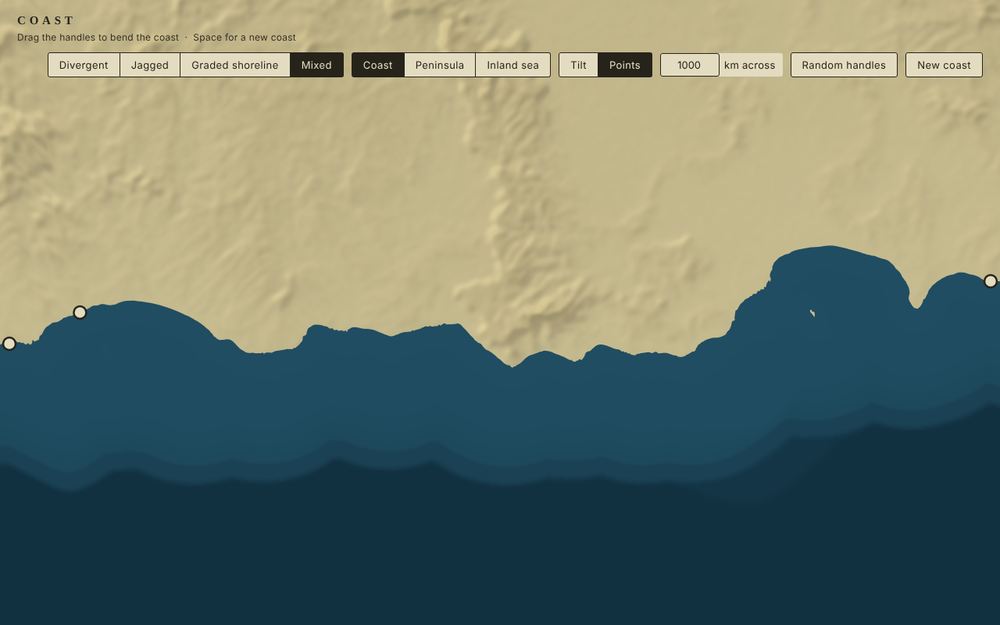
#> input picture shots/r1/r1_1000km_seed11_points-edgeL_before.png, 1000 x 625 px, shrunk from 1280 x 800 before the run
$ python measure.py ../shots/r1/r1_1000km_seed11_points-edgeL_before.png
#> lines starting #> are read from the running program, lines starting #| are printed output that depends on the picture; after the words box and inside, x2 and y2 are one past the last pixel; in counts of white or black regions, pixels touching at a corner belong together
"""Measure a rendered coast screenshot (pixels only).

For each image: enclosed water bodies (lagoons/lakes: water not connected to
the open sea), islands (land not connected to the mainland), and a per-stretch
roughness string along the coast: for each 64 px window, the length of the
mainland's shore (edge pixels) against that of the same shore smoothed by a
Gaussian of 24 px.  ~1.0-1.15 smooth (S), 1.15-1.45 partly (p), >1.45 rugged (R).
usage: python3 tools/measure.py <png> [...]
"""
import sys
import numpy as np
from PIL import Image
from scipy import ndimage as ndi

HEADER = 106


def masks(path):
    a = np.asarray(Image.open(path).convert('RGB')).astype(int)
    r = a[..., 0]
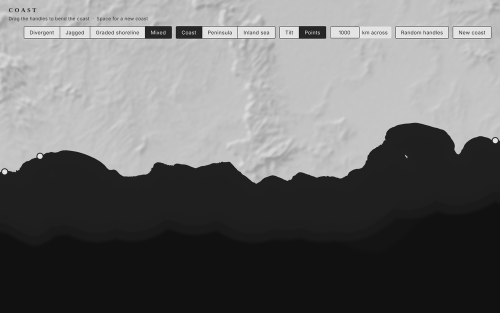
#> r: shape (625, 1000) int64 (shown at 1/2 size); min 10, max 255, mean 109
    land = r > 110
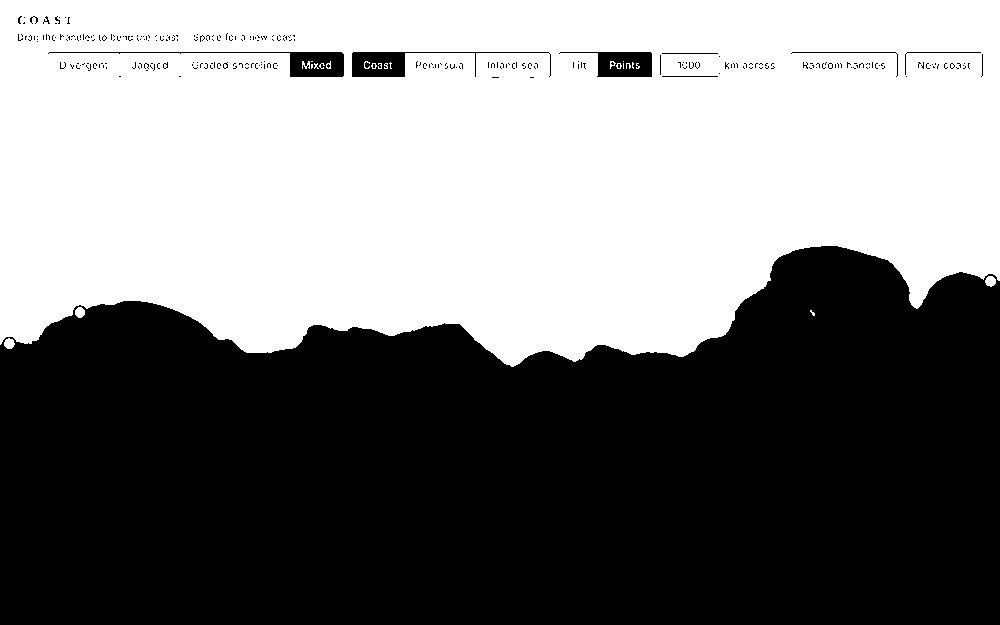
#> land: shape (625, 1000) bool; 50% white; 281 black regions (269 under 20 px), largest, box (x1, y1, x2, y2) and area: (0, 246, 1000, 625) 306427, (48, 52, 344, 77) 1479, (352, 52, 551, 77) 1424
    land[:HEADER] = True
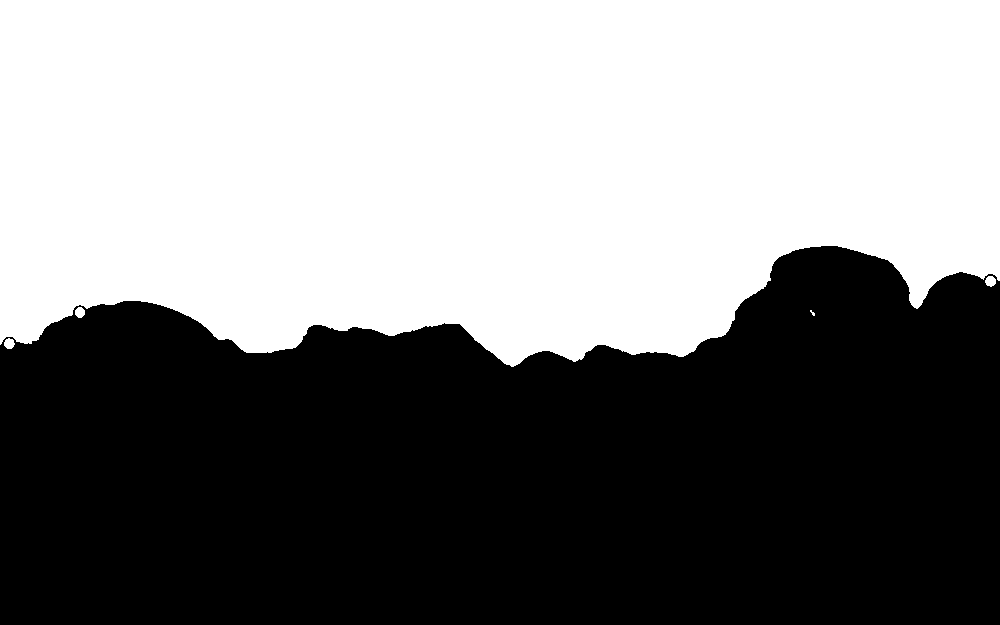
#> land: shape (625, 1000) bool; 51% white; 1 black region, box (x1, y1, x2, y2) and area: (0, 246, 1000, 625) 306427
    lab, n = ndi.label(~land)
#> n = 1
    bottom = set(np.unique(lab[-1])) - {0}
#> bottom = 1 item
    sea = np.isin(lab, list(bottom))
    enclosed = (~land) & ~sea
#> enclosed: shape (625, 1000) bool; every value is 0
    elab, en = ndi.label(enclosed)
#> elab: shape (625, 1000) int32; every value is 0
#> en = 0
    esz = ndi.sum(enclosed, elab, range(1, en + 1)) if en else []
#> esz = []
    llab, ln = ndi.label(land, structure=np.ones((3, 3)))
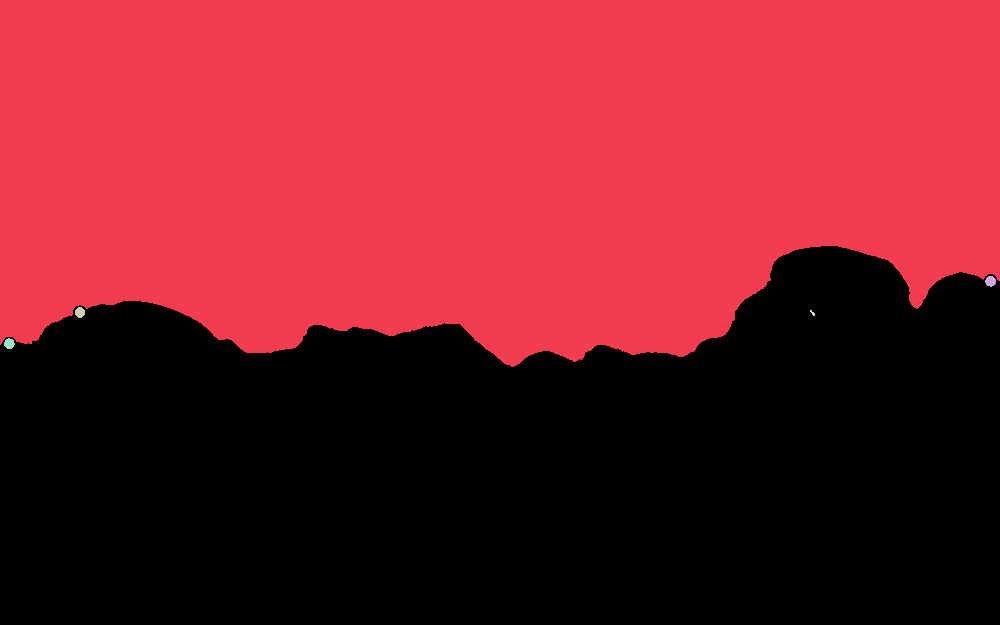
#> llab: shape (625, 1000) int32; 6 distinct labels, from 0 to 5; one colour per label, 0 black
#> ln = 5
    main = llab == llab[0, 0]
#> main: shape (625, 1000) bool; 50.9% white; 1 black region, box (x1, y1, x2, y2) and area: (0, 246, 1000, 625) 306710
    isl = land & ~main
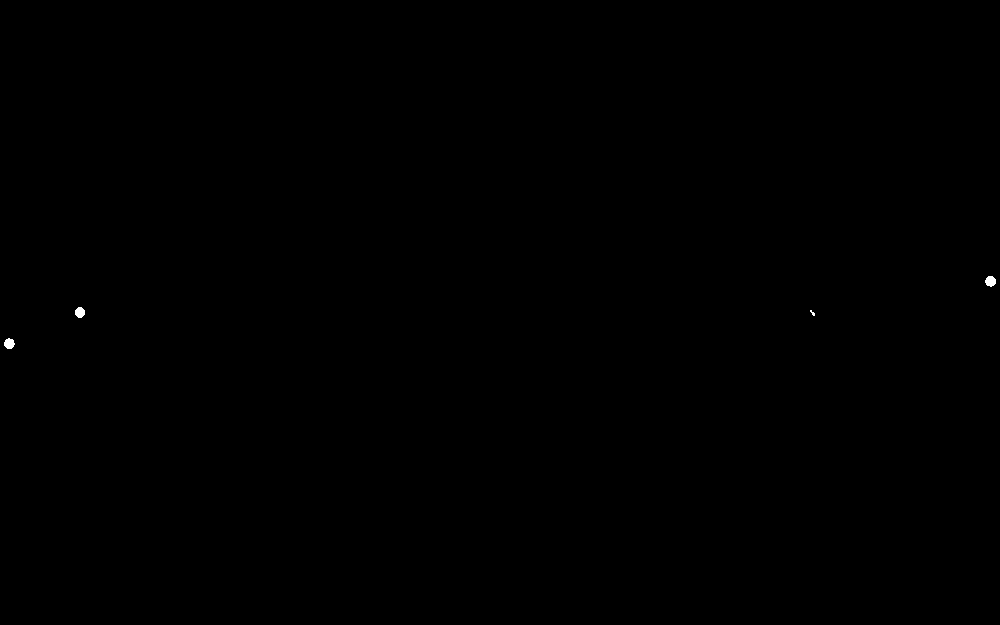
#> isl: shape (625, 1000) bool; 0.05% white; 4 white regions (1 under 20 px), largest, box (x1, y1, x2, y2) and area: (985, 276, 996, 287) 92, (4, 338, 15, 349) 90, (75, 307, 85, 318) 86
    ilab, inn = ndi.label(isl, structure=np.ones((3, 3)))
#> ilab: shape (625, 1000) int32; 5 distinct labels, from 0 to 4
#> inn = 4
    isz = ndi.sum(isl, ilab, range(1, inn + 1)) if inn else []
#> isz = [92, 86, 15, 90]
    return main, sea, [int(s) for s in esz if s >= 6], [int(s) for s in isz if s >= 6]


def edge_count(main):
    m = main
    e = np.zeros_like(m)
    e[:-1] |= m[:-1] != m[1:]
    e[:, :-1] |= m[:, :-1] != m[:, 1:]
    return e


def rough(main, win=64):
    e = edge_count(main)
    sm = ndi.gaussian_filter(main.astype(float), 24) > 0.5
    es = edge_count(sm)
    W = main.shape[1]
    out = []
    for x in range(0, W - win + 1, win):
        a = e[:, x:x + win].sum()
        b = max(1, es[:, x:x + win].sum())
        out.append(a / b)
    return out


def code(v):
    return 'S' if v < 1.15 else ('p' if v < 1.45 else 'R')


if __name__ == '__main__':
    for p in sys.argv[1:]:
        main, sea, lak, isl = masks(p)
#> lak = []; isl = [92, 86, 15, 90]
        rr = rough(main)
#> in edge_count (call 2), `e[:-1] |= m[:-1] != m[1:]`:
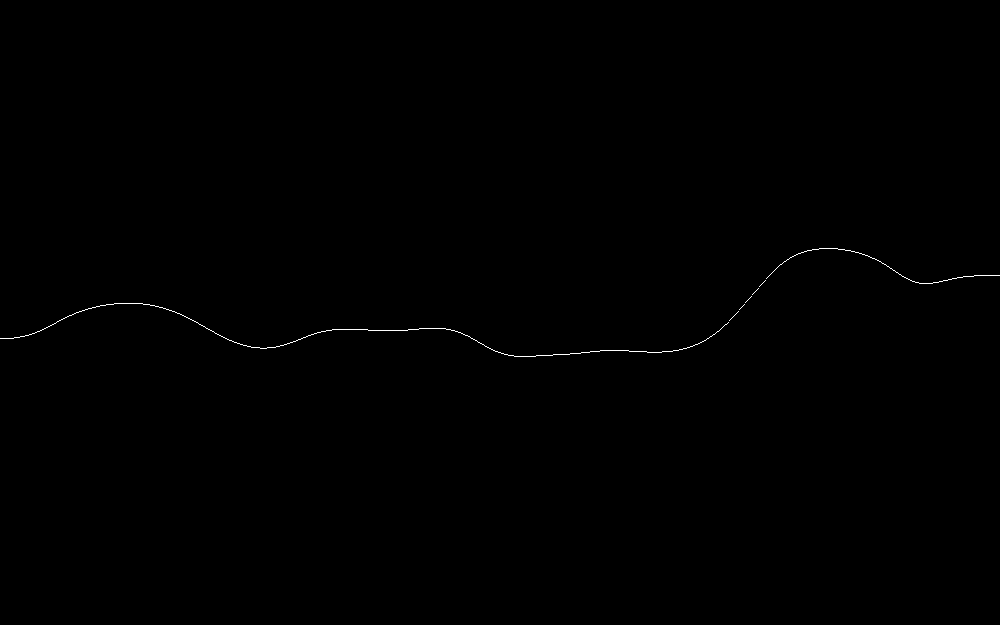
#> e: shape (625, 1000) bool; 0.16% white in thin lines or dots, all inside (x1, y1, x2, y2) = (0, 248, 1000, 357)
#> the loop in rough, `for x in range(0, W - win + 1, win):` made 15 passes
#> (a, b) on passes 1 to 8: (82, 64), (74, 64), (82, 81), (99, 91), (73, 65), (79, 65), (70, 65), (107, 90)
#> after the loop in rough, `for x in range(0, W - win + 1, win):`: out = [1.28, 1.16, 1.01, 1.09, 1.12, 1.22, 1.08, 1.19, 1.15, 1.22, 1.11, 1.21, 1.25, 0.989, 1.51]
#> rr has the same summary as out in rough
        s = ''.join(code(v) for v in rr)
        frac = {k: s.count(k) / len(s) for k in 'SpR'}
#> frac = {'S': 0.4, 'p': 0.533, 'R': 0.0667}
        print(f"{p.split('/')[-1]:60s} rough={s} S{frac['S']:.2f} p{frac['p']:.2f} R{frac['R']:.2f} "
              f"mean={np.mean(rr):.2f} islands={len(isl)} enclosedWater={len(lak)}{(' sizes=' + str(sorted(lak)[-5:])) if lak else ''}")
#| r1_1000km_seed11_points-edgeL_before.png                     rough=ppSSSpSpppSppSR S0.40 p0.53 R0.07 mean=1.17 islands=4 enclosedWater=0

$ run again, on shots/r1/r1_500km_seed11_points-edgeL_before.png
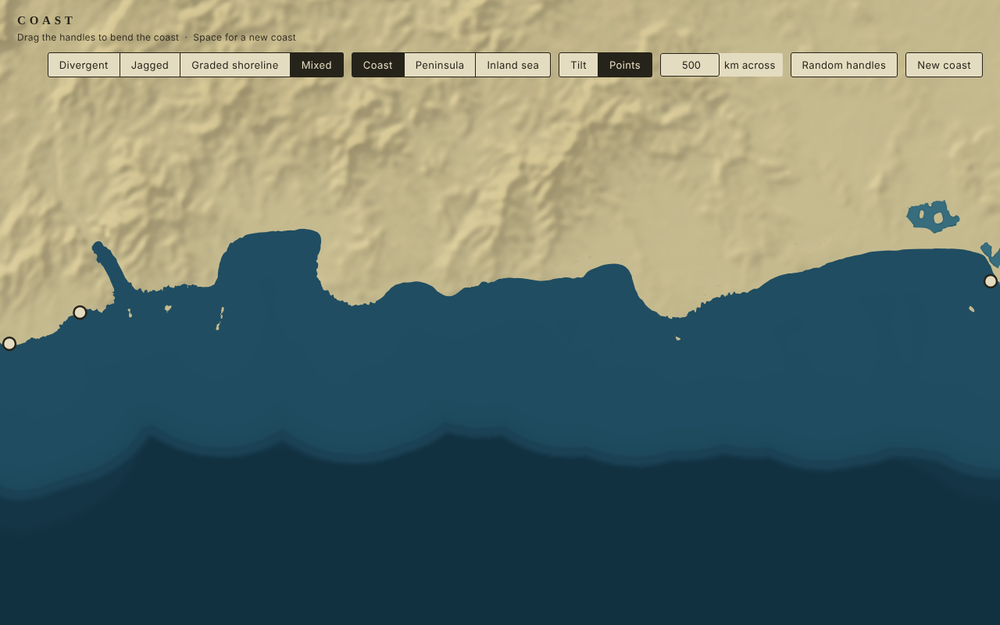
#> input picture shots/r1/r1_500km_seed11_points-edgeL_before.png, 1000 x 625 px, shrunk from 1280 x 800 before the run
#> in masks, `land[:HEADER] = True`:
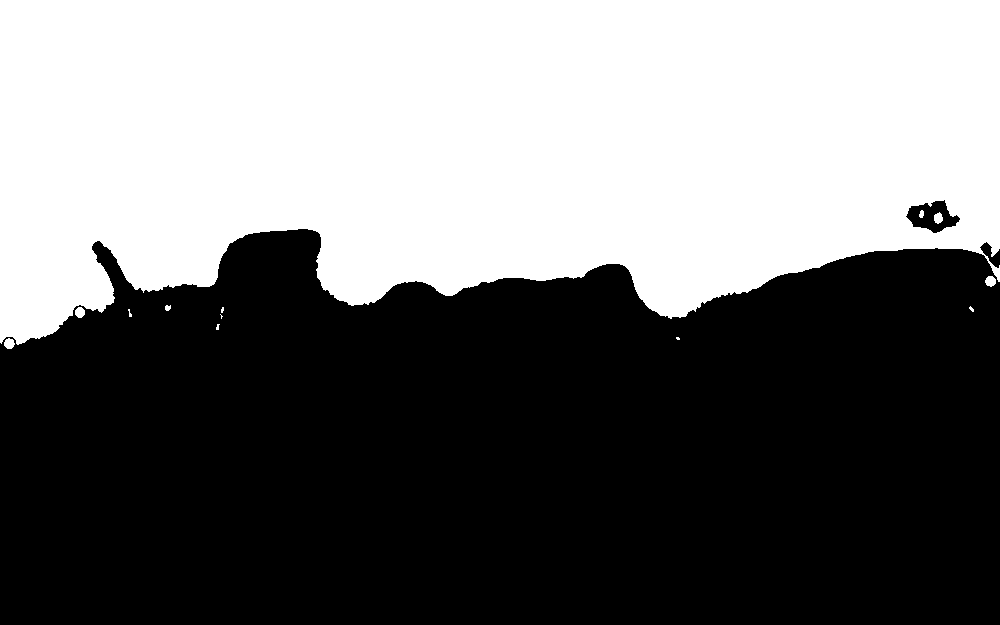
#> land: shape (625, 1000) bool; 44.7% white; 13 white regions (6 under 20 px), largest, box (x1, y1, x2, y2) and area: (0, 0, 1000, 345) 278628, (985, 276, 996, 287) 92, (4, 338, 15, 349) 90
#> lab: shape (625, 1000) int32; 4 distinct labels, from 0 to 3
#> n = 3
#> bottom = 1 item
#> sea: shape (625, 1000) bool; 55.2% white; 11 black regions (6 under 20 px), largest, box (x1, y1, x2, y2) and area: (0, 0, 1000, 345) 279930, (985, 276, 996, 287) 92, (4, 338, 15, 349) 90, (75, 307, 85, 318) 86, (165, 305, 171, 311) 29
#> enclosed: shape (625, 1000) bool; 0.19% white; 2 white regions, box (x1, y1, x2, y2) and area: (906, 200, 960, 233) 964, (980, 242, 1000, 268) 228
#> elab: shape (625, 1000) int32; 3 distinct labels, from 0 to 2
#> en = 2
#> esz = [964, 228]
#> llab: shape (625, 1000) int32; 14 distinct labels, from 0 to 13
#> ln = 13
#> main: shape (625, 1000) bool; 44.6% white; 1 white region, box (x1, y1, x2, y2) and area: (0, 0, 1000, 345) 278628
#> ilab: shape (625, 1000) int32; 13 distinct labels, from 0 to 12
#> inn = 12
#> isz = [31, 79, 92, 29, 17, 86, 14, 17, 6, 16, 10, 90]
#> `main, sea, lak, isl = masks(p)`: lak = [964, 228]; isl = [31, 79, 92, 29, 17, 86, 14, 17, 6, 16, 10, 90]
#> sm: shape (625, 1000) bool; 44.7% white; 1 white region, box (x1, y1, x2, y2) and area: (0, 0, 1000, 340) 279445
#> in edge_count (call 2), `e[:-1] |= m[:-1] != m[1:]`:
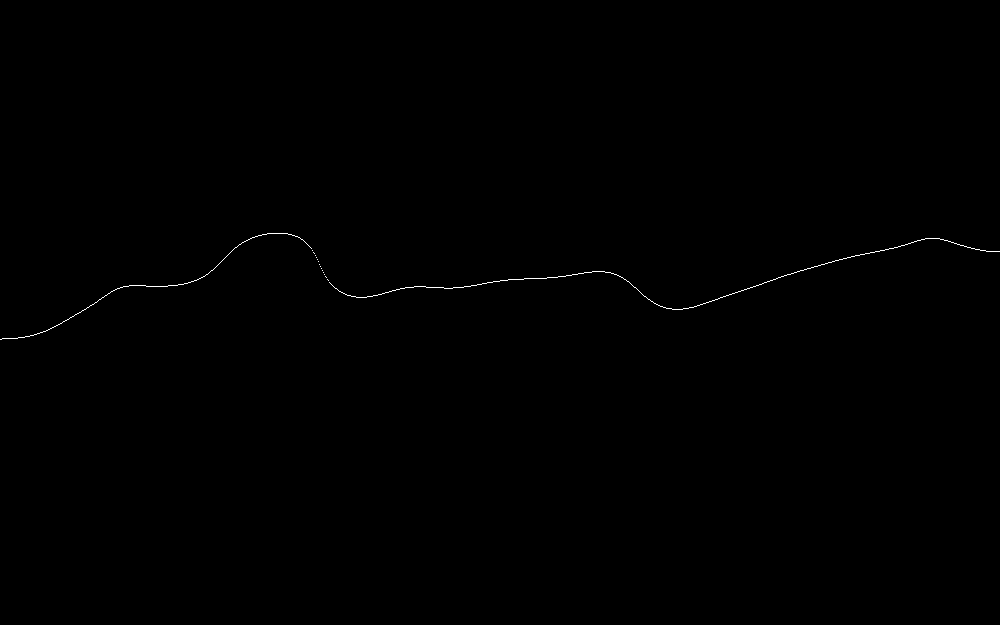
#> e: shape (625, 1000) bool; 0.16% white in thin lines or dots, all inside (x1, y1, x2, y2) = (0, 233, 1000, 340)
#> the loop in rough, `for x in range(0, W - win + 1, win):` made 15 passes
#> (a, b) on passes 1 to 8: (84, 64), (231, 64), (88, 65), (92, 64), (113, 97), (105, 95), (81, 66), (66, 64)
#> after the loop in rough, `for x in range(0, W - win + 1, win):`: out = [1.31, 3.61, 1.35, 1.44, 1.16, 1.11, 1.23, 1.03, 1.08, 1.19, 1.23, 1.14, 1, 1, 3.21]
#> rr has the same summary as out in rough
#> frac = {'S': 0.4, 'p': 0.467, 'R': 0.133}
#| r1_500km_seed11_points-edgeL_before.png                      rough=pRpppSpSSppSSSR S0.40 p0.47 R0.13 mean=1.47 islands=12 enclosedWater=2 sizes=[228, 964]
